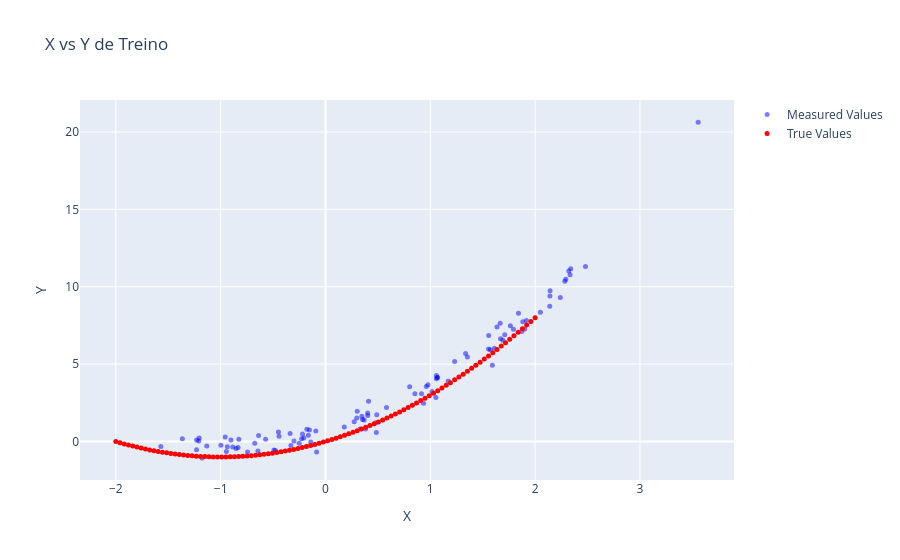

The code cell stored with this chart in its notebook:
### Markdown cell above
#### Gráficos

### Code cell
fig = go.Figure()
fig.add_trace(go.Scatter(x=X_measured_train.numpy(), y=y_measured_train.numpy(), mode='markers', name='Measured Values', marker=dict(color='blue', size=5, opacity=0.5)))
fig.add_trace(go.Scatter(x=X_true_train.numpy(), y=y_true_train.numpy(), mode='markers', name='True Values', marker=dict(color='red', size=5, opacity=1)))
fig.update_layout(title='X vs Y de Treino', xaxis_title='X', yaxis_title='Y')
fig.show()
